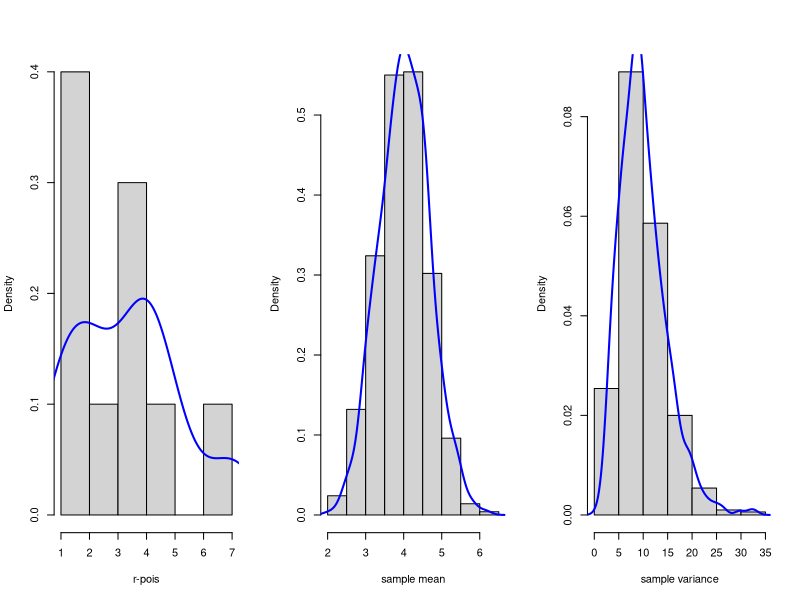

Write R code to recreate this figure.
#sampling distribution of mean when sample is
#drawing from exponential distribution 
par(mfrow=c(1,3))
set.seed(21)
sample_means=rep(NA, 1000)
for (i in 1:1000) {
sample_means[i]= mean(rpois(10, lambda=4))  
}
r_poi<-rpois(10, lambda=4)
hist(r_poi, main = "", xlab = "r-pois", prob=T)
lines(density(r_poi), col="blue", lwd=2)

hist(sample_means, main = "", xlab = "sample mean", prob=T)
lines(density(sample_means), col="blue", lwd=2)

#sampling distribution of varience when sample is
#drawing from exponential distribution 

sample_vars=rep(NA, 1000)
for (i in 1:1000) {
  sample_vars[i]=var(rpois(10, lambda=10))
}
hist(sample_vars, main = "", xlab = "sample variance", prob=T)
lines(density(sample_vars), col="blue", lwd=2)
